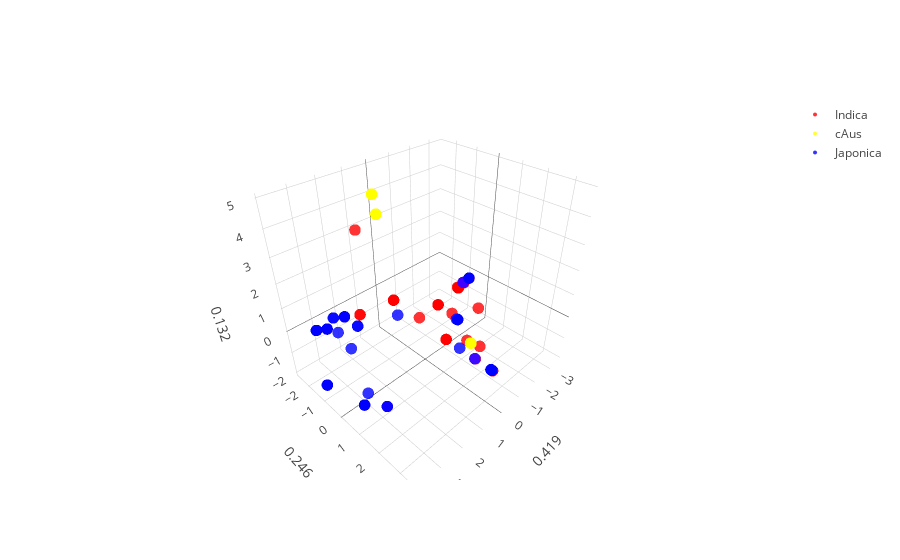

The notebook cell saved with this chart:
### Markdown cell above
## Real data

In this section we apply the relation learned during the preceding simulation step to the study of genetic structure at the chosen locus.

i. We will first perform PCA on the data matrix loaded, together with haplotypes from the two control populations. The data matrix came with labels and individual IDs. These are displayed in the first graph.

ii. We then perform Mean Shift unsupervised clustering to the real data in feature space. MeanShift is a clustering algorithm that relies on the KDE estimate of observed data to identify peaks, to which it assigns observations based on proximity ( ** ). The output of this clusterisation is displayed on the second graph.

iii. For the third part the user is first asked to chose a set of MeanShift clusters. The pairwise distances between the centroids of the chosen clusters will be calculated and their respective Fsts inferred from the relation shown in the above plot. The clusters chosen and the vectors connecting are plotted, annotated with their respective distances.

### Code cell
### Build control data set with apropriate distances.
from Euc_pca_tools.plot_tools import plot_3D
diploid= True

length_haps= gen_data.shape[1]

## Perform PCA with or without including control populations.
gen_data= np.nan_to_num(gen_data)

pca = PCA(n_components=5, whiten=False,svd_solver='randomized').fit(gen_data)
feats= pca.transform(gen_data)
var_comps= pca.explained_variance_ratio_

if ref_file:
     
    plot_3D(feats,color_indexes,colors= colors,Names=Names,var_comps= var_comps,ref_names= ref_names)

### Figure 1 — Plotly figure (JSON) as saved in the notebook; plotly's stock layout.template omitted (floating-point values rounded to 4 significant figures; data arrays with more than 128 entries replaced by an {"elided": "..."} marker saying what was removed)
{"data": [{"marker": {"color": "rgba(255,0,0,.8)", "line": {"width": 0}, "opacity": 1, "size": 4, "symbol": "circle"}, "mode": "markers", "name": "Indica", "text": {"elided": "394 str values"}, "type": "scatter3d", "uid": "3bac4c16-16f7-4af0-b4d2-2b1a52bb0ab2", "x": {"elided": "394 float values"}, "y": {"elided": "394 float values"}, "z": {"elided": "394 float values"}}, {"marker": {"color": "rgba(255,255,0,.8)", "line": {"width": 0}, "opacity": 1, "size": 4, "symbol": "circle"}, "mode": "markers", "name": "cAus", "text": ["ID: IRIS_313-11742, gp: cAus", "ID: IRIS_313-11298, gp: cAus", "ID: IRIS_313-8321, gp: cAus", "ID: IRIS_313-10020, gp: cAus", "ID: IRIS_313-8342, gp: cAus", "ID: IRIS_313-11054, gp: cAus", "ID: IRIS_313-9610, gp: cAus", "ID: IRIS_313-11013, gp: cAus", "ID: IRIS_313-10925, gp: cAus", "ID: IRIS_313-11454, gp: cAus", "ID: IRIS_313-11055, gp: cAus", "ID: IRIS_313-9626, gp: cAus", "ID: IRIS_313-11058, gp: cAus", "ID: IRIS_313-11323, gp: cAus", "ID: IRIS_313-11324, gp: cAus", "ID: IRIS_313-11629, gp: cAus", "ID: CX368, gp: cAus", "ID: IRIS_313-11064, gp: cAus", "ID: IRIS_313-8410, gp: cAus", "ID: IRIS_313-11636, gp: cAus", "ID: IRIS_313-11015, gp: cAus", "ID: IRIS_313-9422, gp: cAus", "ID: IRIS_313-10673, gp: cAus", "ID: IRIS_313-8864, gp: cAus", "ID: IRIS_313-11483, gp: cAus", "ID: IRIS_313-9283, gp: cAus", "ID: IRIS_313-11214, gp: cAus", "ID: IRIS_313-11191, gp: cAus", "ID: IRIS_313-11462, gp: cAus", "ID: IRIS_313-10963, gp: cAus", "ID: IRIS_313-10965, gp: cAus", "ID: IRIS_313-8554, gp: cAus", "ID: IRIS_313-12141, gp: cAus", "ID: IRIS_313-10976, gp: cAus", "ID: IRIS_313-10845, gp: cAus", "ID: IRIS_313-9661, gp: cAus", "ID: IRIS_313-8963, gp: cAus", "ID: IRIS_313-10849, gp: cAus", "ID: IRIS_313-10981, gp: cAus", "ID: IRIS_313-10718, gp: cAus", "ID: IRIS_313-10852, gp: cAus", "ID: IRIS_313-10979, gp: cAus", "ID: IRIS_313-10987, gp: cAus", "ID: IRIS_313-10543, gp: cAus", "ID: IRIS_313-9449, gp: cAus", "ID: IRIS_313-11982, gp: cAus", "ID: IRIS_313-11112, gp: cAus", "ID: IRIS_313-10869, gp: cAus", "ID: IRIS_313-11265, gp: cAus", "ID: IRIS_313-10927, gp: cAus", "ID: IRIS_313-11272, gp: cAus", "ID: IRIS_313-10875, gp: cAus", "ID: IRIS_313-12002, gp: cAus", "ID: IRIS_313-11277, gp: cAus", "ID: IRIS_313-11557, gp: cAus", "ID: IRIS_313-11016, gp: cAus", "ID: IRIS_313-11017, gp: cAus", "ID: IRIS_313-11018, gp: cAus", "ID: IRIS_313-11020, gp: cAus", "ID: IRIS_313-11458, gp: cAus", "ID: IRIS_313-11024, gp: cAus", "ID: IRIS_313-8721, gp: cAus", "ID: IRIS_313-11027, gp: cAus", "ID: IRIS_313-11291, gp: cAus", "ID: IRIS_313-11618, gp: cAus"], "type": "scatter3d", "uid": "2cbcf30a-6afc-4773-b83e-4c871196dc88", "x": [1.363, 1.363, 1.363, -0.26, 1.363, 1.363, 1.306, 1.363, 1.364, -0.2625, 1.363, 1.363, 1.363, 1.306, 1.363, 1.363, 1.363, 1.363, 1.307, 1.363, 1.363, -0.2613, 1.363, 1.363, 1.363, 1.363, 3.005, -0.2625, 3.005, 1.363, 1.363, 1.363, 1.363, 1.363, 3.005, 1.363, 1.363, 1.363, 3.005, 1.363, 1.363, 3.005, 3.005, 3.005, 1.363, 1.363, 3.005, 1.363, 1.363, 1.363, -0.2625, 1.363, 1.363, 1.363, 1.363, 1.363, 1.363, 1.363, -0.2625, 1.363, 1.363, 1.363, -0.2625, 1.363, 1.363], "y": [-0.8141, -0.8141, -0.8141, 1.995, -0.8141, -0.8141, -0.7556, -0.8141, -0.8151, 1.996, -0.8141, -0.8141, -0.8141, -0.7556, -0.8141, -0.8141, -0.8141, -0.8141, -0.757, -0.8141, -0.8141, 1.981, -0.8141, -0.8141, -0.8141, -0.8141, -2.592, 1.996, -2.592, -0.8141, -0.8141, -0.8141, -0.8141, -0.8141, -2.592, -0.8141, -0.8141, -0.8141, -2.592, -0.8141, -0.8141, -2.592, -2.592, -2.592, -0.8141, -0.8141, -2.592, -0.8141, -0.8141, -0.8141, 1.996, -0.8141, -0.8141, -0.8141, -0.8141, -0.8141, -0.8141, -0.8141, 1.996, -0.8141, -0.8141, -0.8141, 1.996, -0.8141, -0.8141], "z": [4.904, 4.904, 4.904, -0.2193, 4.904, 4.904, 4.257, 4.904, 4.915, -0.2205, 4.904, 4.904, 4.904, 4.257, 4.904, 4.904, 4.904, 4.904, 4.265, 4.904, 4.904, -0.2175, 4.904, 4.904, 4.904, 4.904, -0.4339, -0.2205, -0.4339, 4.904, 4.904, 4.904, 4.904, 4.904, -0.4339, 4.904, 4.904, 4.904, -0.4339, 4.904, 4.904, -0.4339, -0.4339, -0.4339, 4.904, 4.904, -0.4339, 4.904, 4.904, 4.904, -0.2205, 4.904, 4.904, 4.904, 4.904, 4.904, 4.904, 4.904, -0.2205, 4.904, 4.904, 4.904, -0.2205, 4.904, 4.904]}, {"marker": {"color": "rgba(0,0,255,.8)", "line": {"width": 0}, "opacity": 1, "size": 4, "symbol": "circle"}, "mode": "markers", "name": "Japonica", "text": {"elided": "320 str values"}, "type": "scatter3d", "uid": "b64dddfd-0386-49df-b24a-38187f4878fe", "x": {"elided": "320 float values"}, "y": {"elided": "320 float values"}, "z": {"elided": "320 float values"}}], "layout": {"scene": {"xaxis": {"title": "0.419"}, "yaxis": {"title": "0.246"}, "zaxis": {"title": "0.132"}}}}
